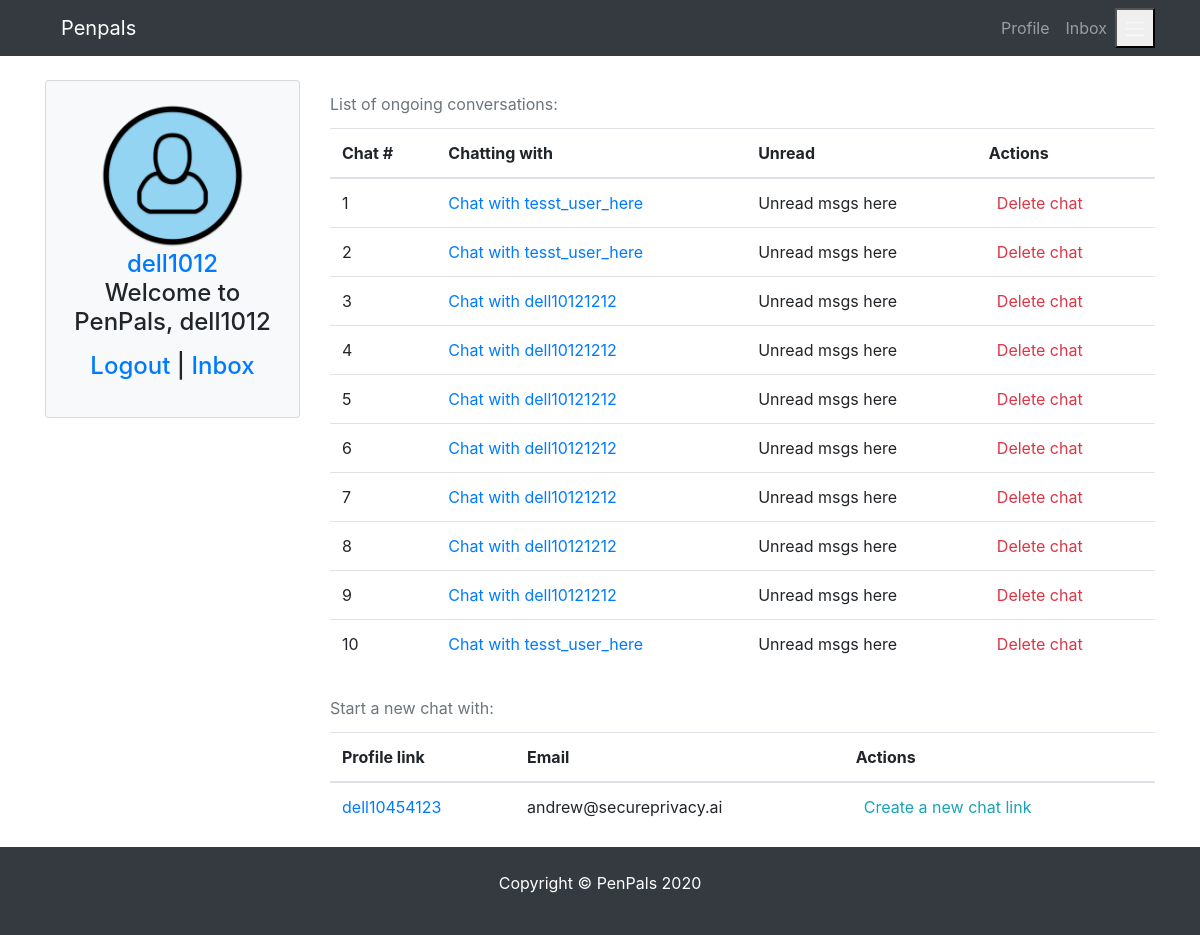
The app's page /message/inbox/ (signed in), older data.
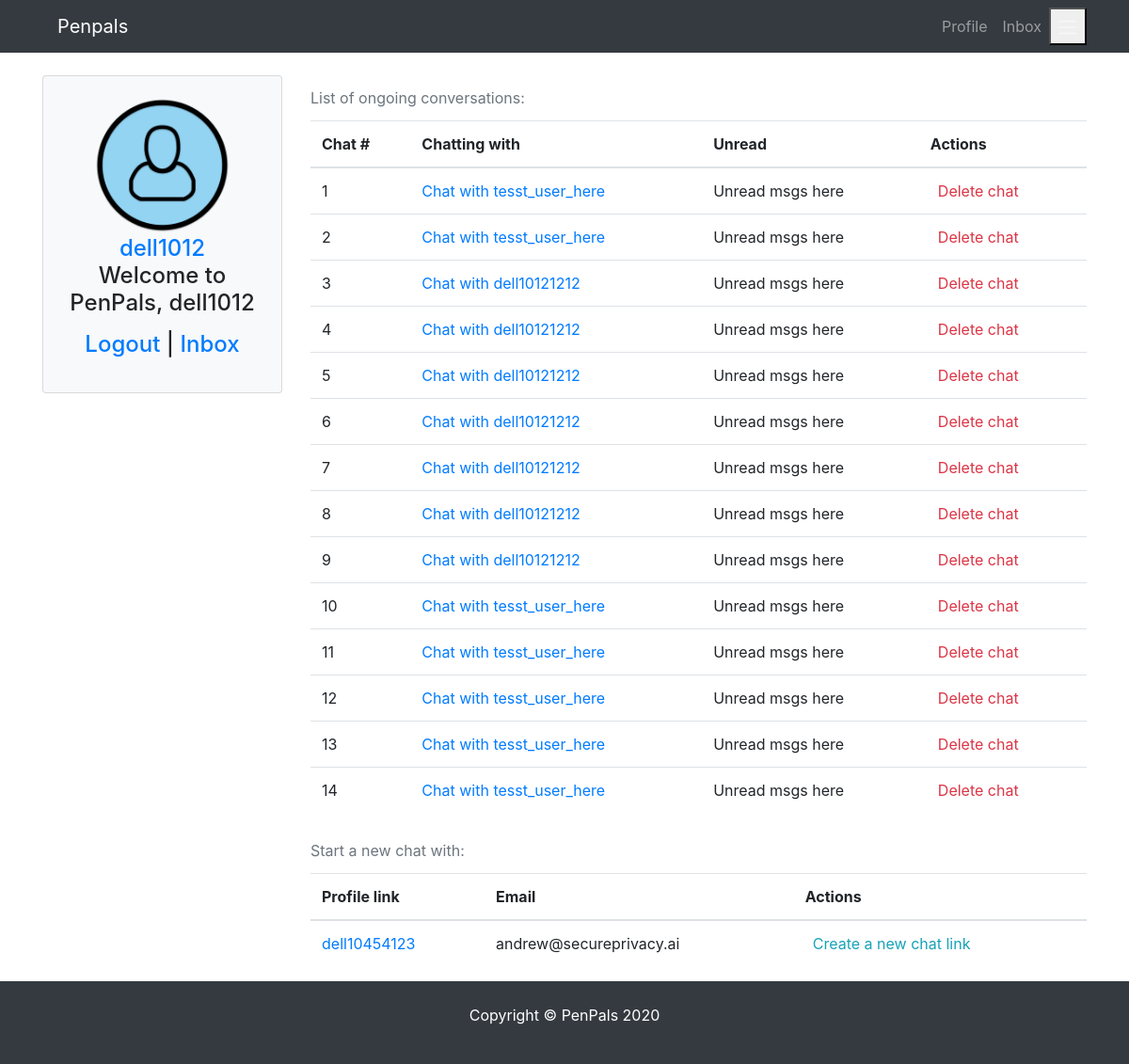
The same page, newer data.
### conversations/models.py (models this page shows)
class ChatMember(models.Model):
    chat = models.ForeignKey(Chat, related_name = "members", on_delete=models.CASCADE)  # _id is added automatically
    profile = models.ForeignKey(Profile, related_name = "chats", on_delete=models.CASCADE) # _id is added automatically
    last_viewed = models.DateTimeField(blank=True, null=True)
    deleted = models.BooleanField(default=False)
    def __str__(self):
        return f"chat_id: {self.chat} user_id: {self.profile.user} last_viewed: {self.last_viewed} deleted: {self.deleted}"

### pages/models.py (models this page shows)
class Profile(models.Model):
    user = models.OneToOneField(
        User, blank=True, null=True, on_delete=models.CASCADE)
    first = models.CharField(max_length=200, blank=True, null=True)
    last = models.CharField(max_length=200, blank=True, null=True)
    photo = models.ImageField(
        default='user.png', upload_to='photos/%y/%m',  blank=True, null=True)
    friends = models.ManyToManyField('self', blank=True)
    speaks = models.CharField(max_length=200, blank=True, null=True)
    learns = models.CharField(max_length=200, blank=True, null=True)
    def __init__(self, *args, **kwargs):
         super(Profile, self).__init__(*args, **kwargs)
         self.speaks = from_value_to_label(self.speaks)
         self.learns = from_value_to_label(self.learns)
    def __str__(self):
        return str(self.user)
    def get_absolute_url(self):
        return reverse("pages:profile", kwargs={"profile_id":self.pk})
    class Meta:
        ordering = ['-id']

### conversations/views.py (the view, shortened to what this page needs)
# urls.py: path("inbox/", Inbox.as_view(), name="inbox"),
class Inbox(LoginRequiredMixin, DetailView):
    model = Profile
    template_name = "conversations/inbox.html"
    def get_context_data(self, **kwargs):
        self.instance = self.request.user.profile
        self.friends = self.instance.friends.all()
        my_chat_ids = self.instance.chats.all().values_list('chat_id', flat=True)  # all chat ids for my profile in a flat list
        my_chat_objects = Chat.objects.filter(id__in=my_chat_ids)  # all chats ids i'm in
        im_chatting_with = []
        for a_chat in my_chat_objects:
            a_chat_profile = a_chat.members.get(profile=self.instance)  # get me
            if not a_chat_profile.deleted:
                my_friend_in_a_chat = a_chat.members.exclude(profile=self.instance).first()  # NO GROUP CHATS??? / exclude me from the list of chat memebers
                im_chatting_with.append(my_friend_in_a_chat)  # adding this user/profile to ongoing chats
                self.friends = self.friends.exclude(user=my_friend_in_a_chat.profile.user)  # exclude the freind i'm already chatting with
        self.context = {
            'profile': self.instance,
            'friends': self.friends,
            'chat_details': im_chatting_with,
        }
        return self.context
    def get(self, request, **kwargs):
        self.get_context_data(**kwargs)
        print(self.context, request, kwargs)
        return render(request, self.template_name, self.context)

### conversations/models.py (called while the page is built)
    def __str__(self):
        return f"{self.id}"

### pages/utils.py (called while the page is built)
def from_value_to_label(field):
    if field is not None:
        list_of_labels = [label for value, label in LANGUAGE_CHOICES if str(value) in field]
        return ", ".join(list_of_labels)  # list_of_labels  #ast.literal_eval(field)  # [int(i) for i in field.replace('[','').replace(']','').replace(',','').replace("'",'').split(" ")] # list_of_labels #
    return field

### conversations/templates/conversations/inbox.html
{% extends 'pages/base.html' %} {% block content %}
<div class="row">
  {% include 'pages/partials/_sidebar.html' %}
  <div class="col-md-9 col-sm-12">
    {% if chat_details %}
    <div class="table-responsive">
      <table class="table">
        <caption>
          List of ongoing conversations:
        </caption>
        <thead>
          <tr>
            <th>Chat #</th>
            <th>Chatting with</th>
            <th>Unread</th>
            <th>Actions</th>
          </tr>
        </thead>
        <tbody>
          {% for a_chat in chat_details %}
          <tr>
            <td>{{forloop.counter}}</td>
            <td>
              <a href="{% url 'conversations:chatbox' a_chat.chat_id %}">
                Chat with {{a_chat.profile}}
              </a>
            </td>
            <td>Unread msgs here</td>
            <td>
              <a
                href="{% url 'conversations:delete_chat' a_chat.chat_id %}"
                class="bth btn-outline-danger p-2 rounded"
                >Delete chat</a
              >
            </td>
          </tr>
          {% endfor %}
        </tbody>
      </table>
    </div>
    {% endif %} {% if friends %}
    <div class="table-responsive">
      <table class="table">
        <caption>
          Start a new chat with:
        </caption>
        <thead>
          <tr>
            <th>Profile link</th>
            <th>Email</th>
            <th>Actions</th>
          </tr>
        </thead>
        <tbody>
          {% for friend_profile in friends %}
          <tr>
            <td>
              <a href="{% url 'pages:profile' friend_profile.id %}"
                >{{friend_profile}}</a
              >
            </td>
            <td>{{friend_profile.user.email}}</td>
            {% if request.user.profile.id == profile.id %}
            <td>
              <a
                href="{% url 'conversations:inbox_new_chat' friend_profile.id %}"
                class="bth btn-outline-info p-2 rounded"
                >Create a new chat link</a
              >
            </td>
            {% endif %}
          </tr>
          {% endfor %}
        </tbody>
      </table>
    </div>
    {% endif %}
  </div>
</div>
{% endblock content %}

Row changes from the older to the newer data that the page shows:
added ChatMember: profile "tesst_user_here"
added ChatMember: profile "tesst_user_here"
added ChatMember: profile "tesst_user_here"
added ChatMember: profile "tesst_user_here"
